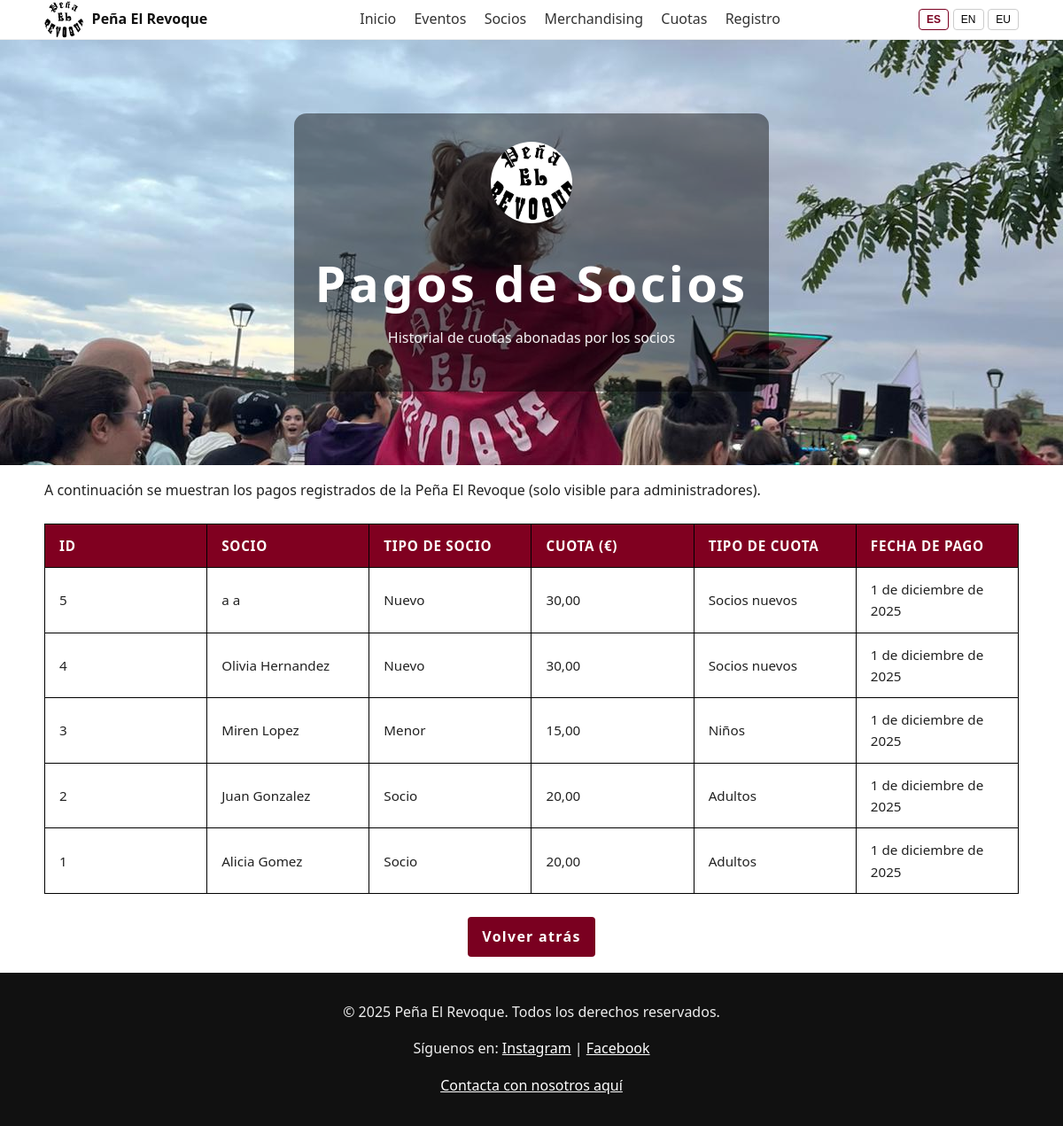
Page /es/pagos/ (signed in) on the committed database.
### appProjectDjango/models.py (models this page shows, shortened)
class Pagos(models.Model):
    socio = models.ForeignKey(Socio, on_delete=models.CASCADE, related_name="pagos")
    cuota = models.ForeignKey(Cuotas, on_delete=models.CASCADE, related_name="pagos")
    fecha_pago = models.DateField(auto_now_add=True, db_index=True)
    class Meta:
        db_table = "Pagos"

class Socio(models.Model):
    TIPO_SOCIO_CHOICES = [
        ('menor', 'Menor'),
        ('socio', 'Socio'),
        ('nuevo', 'Nuevo'),
    ]
    nombre = models.CharField(max_length=100, db_index=True)
    apellido = models.CharField(max_length=100, null=True, blank=True)
    segundo_apellido = models.CharField(max_length=100, blank=True, null=True)
    mayor13 = models.BooleanField(default=True)
    fecha_nacimiento = models.DateField(blank=True, null=True, db_index=True)
    tipo_socio = models.CharField(max_length=20, choices=TIPO_SOCIO_CHOICES, default='nuevo')
    email = models.EmailField(unique=True, db_index=True)
    password = models.CharField(max_length=128, null=True, blank=True)
    telefono = models.CharField(
        max_length=20,
        validators=[RegexValidator(r'^\d+$', 'El teléfono solo puede contener números')]
    )
    class Meta:
        db_table = "Socios"

class Cuotas(models.Model):
    tipo_socio = models.CharField(max_length=50, null=True, blank=True)
    precio = models.DecimalField(max_digits=6, decimal_places=2, default=50.00)
    beneficios = models.TextField()
    class Meta:
        db_table = "Cuotas"

### appProjectDjango/views.py (the view)
# urls.py: path('pagos/', PagosView.as_view(), name='pagos'),
class PagosView(UserPassesTestMixin, ListView):
    model = Pagos
    template_name = 'pagos.html'
    context_object_name = 'pagos'
    def test_func(self):
        return is_moderador_o_gestor(self.request.user)
    def get_queryset(self):
        socio_id = self.request.GET.get('socio_id')
        qs = Pagos.objects.select_related('socio', 'cuota').order_by('-fecha_pago')
        if socio_id:
            return qs.filter(socio_id=socio_id)
        return qs
    def get_context_data(self, **kwargs):
        context = super().get_context_data(**kwargs)
        context['socio_id'] = self.request.GET.get('socio_id')
        return context

### appProjectDjango/templatetags/permisos_extras.py (called while the page is built)
@register.filter
def es_gestor(user):
    return (
        user.is_authenticated and (
            user.is_superuser or
            user.groups.filter(name="Gestor").exists()
        )
    )

### appProjectDjango/views.py (called while the page is built)
def is_moderador_o_gestor(user):
    return (
        user.is_authenticated and
        (user.groups.filter(name="Moderador").exists() or
         user.groups.filter(name="Gestor").exists() or
         user.is_superuser)
    )

### appProjectDjango/templates/pagos.html (shortened to what this page needs)
{% load static i18n %}
{% load permisos_extras %}
<!DOCTYPE html>
{% get_current_language as LANGUAGE_CODE %}
<html lang="{{ LANGUAGE_CODE }}">
<head>
    <link rel="stylesheet" href="{% static 'css/styles.css' %}">
</head>
<body>
    <header class="site-header">
        <div class="wrap">
            <a class="brand" href="{% url 'index' %}">
                <img src="{% static 'img/iconos/peña.jpg' %}" alt="{% trans 'Logo de la Peña El Revoque' %}" class="brand-logo">
                <span>{% trans "Peña El Revoque" %}</span>
            </a>
            <nav class="main-nav" aria-label="{% trans 'Principal' %}">
                <a href="{% url 'index' %}">{% trans "Inicio" %}</a>
                <a href="{% url 'eventos' %}">{% trans "Eventos" %}</a>
                <a href="{% url 'socios' %}">{% trans "Socios" %}</a>
                <a href="{% url 'merchandising' %}">{% trans "Merchandising" %}</a>
                <a href="{% url 'cuotas' %}">{% trans "Cuotas" %}</a>
                <a href="{% url 'registros' %}">{% trans "Registro" %}</a>
            </nav>
            <div class="language-switcher">
            <form action="{% url 'set_language' %}" method="post" style="display: flex; gap: 0.3rem;">
                <button type="submit" name="language" value="es" class="{% if LANGUAGE_CODE == 'es' %}active-lang{% endif %}">ES</button>
                <button type="submit" name="language" value="en" class="{% if LANGUAGE_CODE == 'en' %}active-lang{% endif %}">EN</button>
                <button type="submit" name="language" value="eu" class="{% if LANGUAGE_CODE == 'eu' %}active-lang{% endif %}">EU</button>
            </form>
            </div>
        </div>
    </header>
    <section class="hero">
        <div class="hero-inner">
            <img src="{% static 'img/iconos/peña.jpg' %}" alt="{% trans 'Escudo de la Peña' %}" class="logo-hero">
            <h1>{% trans "Pagos de Socios" %}</h1>
            <p>{% trans "Historial de cuotas abonadas por los socios" %}</p>
        </div>
    </section>
    <main class="wrap">
        <p>{% trans "A continuación se muestran los pagos registrados de la Peña El Revoque (solo visible para administradores)." %}</p>
        {% if pagos %}
            <table id="pagos">
                <thead>
                    <tr>
                        <th>{% trans "ID" %}</th>
                        <th>{% trans "Socio" %}</th>
                        <th>{% trans "Tipo de Socio" %}</th>
                        <th>{% trans "Cuota (€)" %}</th>
                        <th>{% trans "Tipo de Cuota" %}</th>
                        <th>{% trans "Fecha de Pago" %}</th>
                    </tr>
                </thead>
                <tbody>
                    {% for pago in pagos %}
                    <tr>
                        <td>{{ pago.id }}</td>
                        <td>{{ pago.socio.nombre }} {{ pago.socio.apellido }}</td>
                        <td>{{ pago.socio.get_tipo_socio_display }}</td>
                        <td>{{ pago.cuota.precio }}</td>
                        <td>{{ pago.cuota.tipo_socio }}</td>
                        <td>{{ pago.fecha_pago }}</td>
                    </tr>
                    {% endfor %}
                </tbody>
            </table>
        {% else %}
            <p>{% trans "No hay pagos registrados actualmente." %}</p>
        {% endif %}
        <p class="center-btn">
            <a href="{% url 'detalle_socio' socio_id %}#detalle-info" class="btn">{% trans "Volver atrás" %}</a>
        </p>
    </main>
    <footer class="site-footer">
        <p>&copy; 2025 {% trans "Peña El Revoque. Todos los derechos reservados." %}</p>
        <p>{% trans "Síguenos en:" %}
            <a href="https://www.instagram.com/hervias_larioja" target="_blank">Instagram</a> |
            <a href="https://www.facebook.com/elrevoquehervias" target="_blank">Facebook</a>
        </p>
        <p><a href="{% url 'contacto' %}">{% trans "Contacta con nosotros aquí" %}</a></p>
    </footer>
</body>
</html>

### appProjectDjango/static/css/styles.css (style rules this page uses)
:root { --vino:#7a0020; --gris:#f2f2f4; --max:1100px; }
html { scroll-behavior: smooth; }
body { margin:0; font-family: system-ui, sans-serif; line-height:1.6; color:#222; }
.wrap { max-width: var(--max); margin:0 auto; padding:0 1rem; }
.site-header { background:#fff; border-bottom:1px solid #eee; position:sticky; top:0; z-index:20; }
.site-header .wrap { display:flex; align-items:center; justify-content:space-between; }
.brand { display:flex; align-items:center; gap:.6rem; text-decoration:none; color:#111; font-weight:700; }
.brand-logo { width:44px; height:44px; border-radius:50%; object-fit:cover; }
.main-nav a { margin-left:1rem; text-decoration:none; color:#333; }
.hero { min-height: 60vh; background: url("../img/nosotros/foto_alaia.jpg") center/cover no-repeat, #333; display:grid; place-items:center; text-align:center; color:#fff; }
.hero-inner { background:rgba(0,0,0,.45); padding:2rem 1.5rem; border-radius:14px; }
.logo-hero { width:92px; height:92px; border-radius:50%; margin-bottom:.75rem; object-fit:cover; }
.hero h1 { margin:.25rem 0; letter-spacing:.06em; font-size: clamp(28px, 6vw, 56px); }
.hero p { margin:0 0 1rem; opacity:.95; }
.btn { display:inline-block; padding:.6rem 1rem; border:2px solid #fff; color:#fff; text-decoration:none; font-weight:700; letter-spacing:.08em; }
.site-footer { background:#111; color:#eee; text-align:center; padding:1rem; }
.site-footer a { color:#fff; }
h1, h2 { text-align: center; }
table { width: 100%; border-collapse: collapse; font-size: 0.95rem; border-spacing: 20px; margin: 1.5rem auto; }
th, td { border: 1.5px solid black; padding: 0.75rem 1rem; text-align: left; width: 100px; }
th { background-color: #800020; color: #fff; text-transform: uppercase; letter-spacing: 0.05em; }
.btn { display: inline-block; padding: 0.6rem 1rem; background: var(--vino); color: #fff; border-radius: 6px; text-decoration: none; font-weight: 700; transition: background 0.2s ease; }
.center-btn { text-align: center; }
.language-switcher button { padding: 0.25rem 0.5rem; font-size: 0.75rem; background: #fff; border: 1px solid #ccc; color: #000; cursor: pointer; border-radius: 4px; }
.language-switcher button.active-lang { color: var(--vino); border-color: var(--vino); font-weight: 700; }

### rows in the picture
Pagos: id "5", socio.nombre "a", socio.apellido "a", socio.tipo_socio "Nuevo", cuota.precio "30,00", cuota.tipo_socio "Socios nuevos", fecha_pago "1 de diciembre de 2025"
Pagos: id "4", socio.nombre "Olivia", socio.apellido "Hernandez", socio.tipo_socio "Nuevo", cuota.precio "30,00", cuota.tipo_socio "Socios nuevos", fecha_pago "1 de diciembre de 2025"
Pagos: id "3", socio.nombre "Miren", socio.apellido "Lopez", socio.tipo_socio "Menor", cuota.precio "15,00", cuota.tipo_socio "Niños", fecha_pago "1 de diciembre de 2025"
Pagos: id "2", socio.nombre "Juan", socio.apellido "Gonzalez", socio.tipo_socio "Socio", cuota.precio "20,00", cuota.tipo_socio "Adultos", fecha_pago "1 de diciembre de 2025"
Pagos: id "1", socio.nombre "Alicia", socio.apellido "Gomez", socio.tipo_socio "Socio", cuota.precio "20,00", cuota.tipo_socio "Adultos", fecha_pago "1 de diciembre de 2025"
